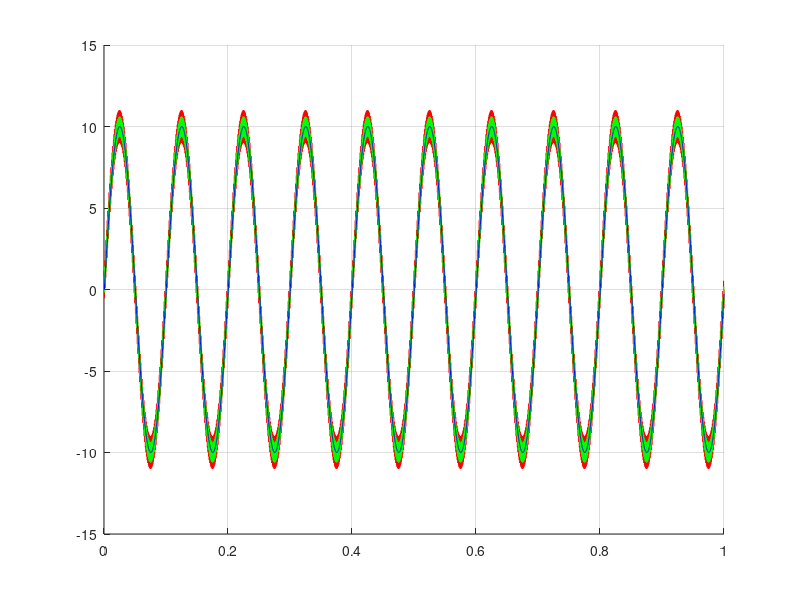

Recreate this plot in MATLAB. (Note: this script raises an error after producing the figure.)
clear all
clc
close all
%% Инициализация
fs = 8000; % Частота дискретизации
dt = 1/fs; % Интервал дискретизации
fmain = 10; % Частота полезного синуса
ferr = 1000; % Частота мешающего синуса
Amain = 10; % Амплитуда полезного синуса
Aerr = 1; % Амплитуда мешающего синуса
n = (0:8000)'; % Шкала времени (номера отсчетов)
t = n*dt; % Шкала времени (в секундах)
ns = length(n); % Количество отсчетов сигнала
%% Формирование сигналов
sig_main = Amain*sin(2*pi*fmain*n/fs); % Полезный синус
sig_err = Aerr *sin(2*pi*ferr *n/fs); % Мешающий синус
sig_full = sig_main + sig_err; % Суммарный сигнал
%% Бегущее среднее
Nwindow = 4; % Ширина окна
sig_res1 = zeros(ns,1);
for k=Nwindow:ns
 sig_res1(k) = sum(sig_full(k-Nwindow+1:k))/Nwindow;
end
Nwindow = 8; % Ширина окна
sig_res2 = zeros(ns,1);
for k=Nwindow:ns
 sig_res2(k) = sum(sig_full(k-Nwindow+1:k))/Nwindow;
end
%% Отображение сигналов
hold all
grid on
plot(t,sig_full,'r')
plot(t,sig_res1,'g')
plot(t,sig_res2,'b')

%Запись отсчетов исходного сигнала в текстовый файл.
%% Запись отсчетов в файл
wr_sig_full = round(sig_full*2048); % Масштабирование исходного
%сигнала для записи в текстовый файл
%dlmwrite('/Users/alex33505/vivado-on-silicon-mac-main/lab113/data2fpga.dat',wr_sig_full);
writematrix(wr_sig_full,'/Users/alex33505/vivado-on-silicon-mac-main/lab113/data2fpga.dat');
plot(readmatrix('/Users/alex33505/vivado-on-silicon-mac-main/lab113/data2fpga.dat'))
%Чтение результатов моделирования из файла.
%% Чтение результатов моделирования алгоритма в FPGA из файла
fpga_result = readmatrix('/Users/alex33505/vivado-on-silicon-mac-main/lab113/data_from_fpga.dat');
fpga_result = fpga_result/2048; % Обратное масштабирование
%результатов из FPGA для корректного сравнения c результатами Matlab
%Сравнение результатов обработки сигнала в плавающей точке в Matlab и в фиксированной точке в FPGA.
%% Сравнение результатов Matlab с результатами из FPGA
err = fpga_result(Nwindow:ns) - sig_res2(Nwindow:ns); % Сигнал ошибки
max(abs(err)) % Максимальная ошибка
mean(abs(err)) % Среднее модуля ошибки
figure(2) % Эталонный результат в плавающей точке и результат из FPGA в фиксированной точке
hold all
grid on
plot(fpga_result(Nwindow:ns),'-d')
plot(sig_res2(Nwindow:ns),'--c')